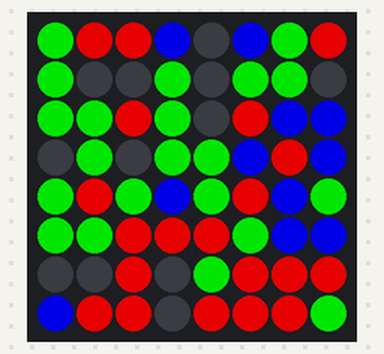
A program run on a simulated Raspberry Pi (BCM pin numbers) with a Sense HAT. Parts: the Sense HAT's 8×8 RGB LED matrix. Dim RGB values are drawn brighter than linear; random numbers come from a fixed seed.

Above: at 0.1 s.
At 4.6 s:
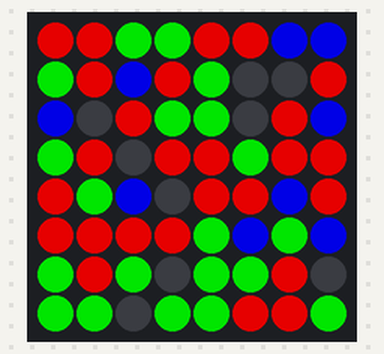
At 9.6 s:
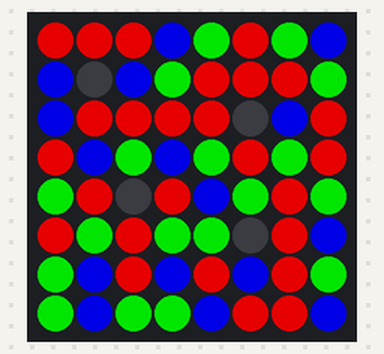
At 19.6 s:
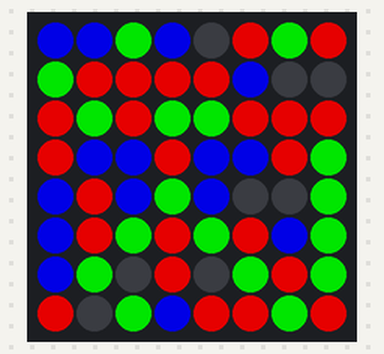
At 29.2 s:
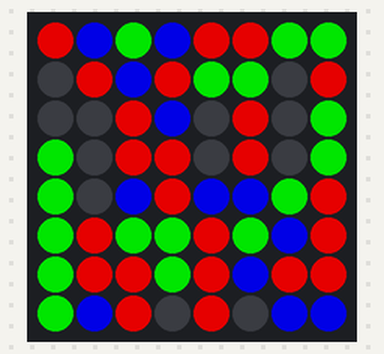
At 39.2 s:
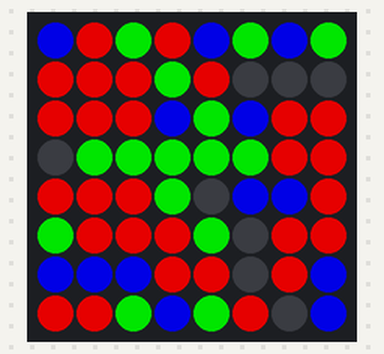

The program:

markov_pixelart1.py
```python
#!/usr/bin/env python3
# ========================================================================
# markov_pixelart1.py
#
# Description: Create random pixel animations that evolve over time based
#              on state transitions.
#
# Author: Jim Ing
# Date: 2024-09-09
# ========================================================================

import random
import time
from config import sense

# Define states (Red, Green, Blue, Off)
R = (255, 0, 0)
G = (0, 255, 0)
B = (0, 0, 255)
K = (0, 0, 0)

states = [R, G, B, K]  # RGB values

# Define transition probabilities for each state
transition_probs = {
    R: [(0.5, R), (0.2, G), (0.2, B), (0.1, K)],
    G: [(0.4, R), (0.4, G), (0.1, B), (0.1, K)],
    B: [(0.3, R), (0.3, G), (0.3, B), (0.1, K)],
    K: [(0.2, R), (0.2, G), (0.2, B), (0.4, K)]
}

# Function to randomly choose next state based on probabilities
def next_state(current_color):
    rand = random.random()
    cumulative_prob = 0
    for prob, state in transition_probs[current_color]:
        cumulative_prob += prob
        if rand < cumulative_prob:
            return state
    return current_color

# Initialize random starting colors
matrix = [random.choice(states) for _ in range(64)]

# Function to update the matrix colors based on the Markov chain
def update_matrix():
    global matrix
    for i in range(64):
        matrix[i] = next_state(matrix[i])
    sense.set_pixels(matrix)

try:
    # Main loop: Continuously update the display
    while True:
        update_matrix()
        time.sleep(0.5)

except KeyboardInterrupt:
    sense.clear()
```

config.py
```python
#!/usr/bin/env python3
# ========================================================================
# config.py
#
# Description: Global configuration.
#
# Author: Jim Ing
# Date: 2024-08-29
# ========================================================================

from sense_hat import SenseHat
#from sense_hat import SenseHat, ACTION_PRESSED, ACTION_HELD, ACTION_RELEASED

sense = SenseHat()

sense.rotation = 0
sense.low_light = True
```

Measured:
- what the display in image 1 shows lasts 0.5 s, from 4.5 s to 5.0 s
